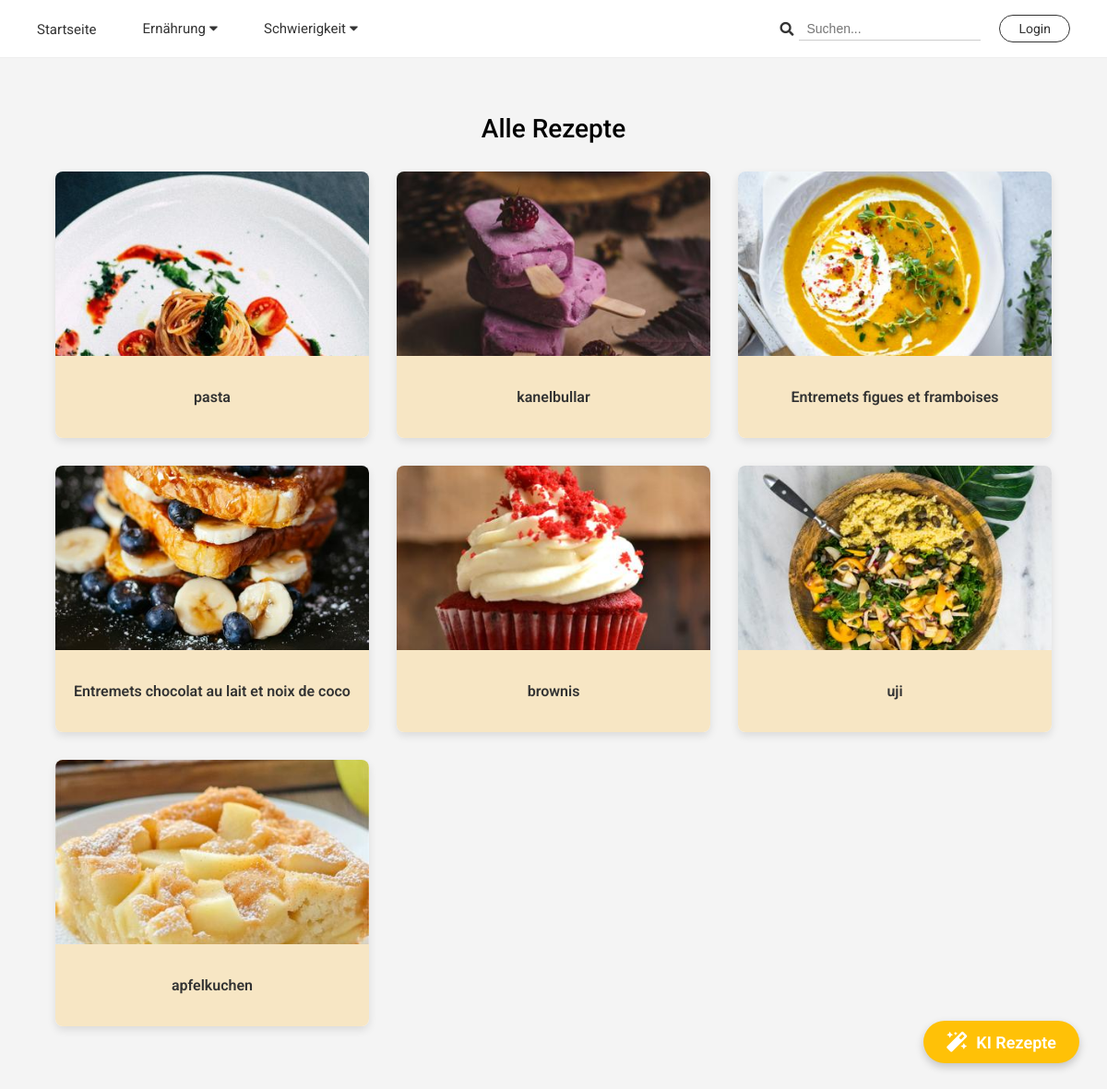
Page /recipes on the committed database.
### models.py (models this page shows, shortened)
class Recipe(db.Model):
    id = db.Column(db.Integer, primary_key=True)
    title = db.Column(db.String(100), nullable=False)
    ingredients = db.Column(db.Text, nullable=False)
    instructions = db.Column(db.Text, nullable=False)
    date_posted = db.Column(db.DateTime, nullable=False, default=datetime.utcnow)
    user_id = db.Column(db.Integer, db.ForeignKey('user.id'), nullable=False)
    category = db.Column(db.String(50), nullable=True) # Ex: "sweet", "savory", "vegetarian"
    difficulty = db.Column(db.String(50), nullable=True) # Ex: "easy", "medium", "difficult"
    image_file = db.Column(db.String(20), nullable=False, default='default_recipe.jpg')
    ratings = db.relationship('Rating', backref='recipe', lazy=True)
    comments = db.relationship('Comment', backref='recipe', lazy=True)

### app.py (the view)
@app.route("/recipes")
def list_recipes():
    search_query = request.args.get('query')
    category_filter = request.args.get('category')
    difficulty_filter = request.args.get('difficulty')
    recipes = Recipe.query
    if search_query:
        recipes = recipes.filter(Recipe.title.ilike(f'%{search_query}%'))
    if category_filter:
        recipes = recipes.filter_by(category=category_filter)
    if difficulty_filter:
        recipes = recipes.filter_by(difficulty=difficulty_filter)
    recipes = recipes.all()
    return render_template('recipes.html', recipes=recipes)

### templates/recipes.html (shortened to what this page needs)
{% extends "base.html" %}
{% block head_extra %}
    <link rel="stylesheet" href="{{ url_for('static', filename='styles/recipes_style.css') }}">
{% endblock %}
{% block content %}
    <section class="recipe-list-section">
        <h2>Alle Rezepte</h2>
        {% if recipes %}
           {% if recipes | length == 1 %}
               <div class="recipe-grid single-recipe-grid">
           {% else %}
               <div class="recipe-grid">
           {% endif %}
            {% for recipe in recipes %}
                <div class="card">
                    <a href="{{ url_for('recipe_detail', recipe_id=recipe.id) }}" class="recipe-image-link">
                        {% set recipe_image = url_for('static', filename='recipe_pics/' + recipe.image_file) %}
                        <img src="{{ recipe_image }}" alt="Foto des Rezepts {{ recipe.title }}">
                    </a>
                    <div class="recipe-info">
                        <a href="{{ url_for('recipe_detail', recipe_id=recipe.id) }}" class="recipe-title-link">
                            {{ recipe.title }}
                        </a>
                    </div>
                </div>
            {% endfor %}
            </div>
            {% else %}
           <p style="text-align: center; padding: 50px;">Es gibt keine Rezepte, die Ihrer Suche oder Ihren Filtern entsprechen.</p>
        {% endif %}
    </section>
{% endblock %}

### static/styles/base_style.css (style rules this page uses)
body { font-family: 'Roboto', Arial, sans-serif; margin: 0; background-color: #f4f4f4; color: #333; }

### static/styles/recipes_style.css (style rules this page uses)
.recipe-list-section { width: 90%; max-width: 1200px; margin: 0 auto; padding: 20px 0; }
.recipe-list-section h2 { text-align: center; font-size: 28px; margin-top: 40px; margin-bottom: 30px; color: black; font-weight: 500; }
.recipe-grid { display: grid; grid-template-columns: repeat(auto-fit, minmax(250px, 1fr)); gap: 30px; padding: 0; margin-bottom: 50px; }
.card { border-radius: 8px; overflow: hidden; background-color: #fff; box-shadow: 0 4px 10px rgba(0, 0, 0, 0.1); transition: transform 0.3s; }
.card img { width: 100%; height: 200px; object-fit: cover; display: block; }
.recipe-info { background-color: #f7e6c4; padding: 12px 10px; text-align: center; min-height: 65px; display: flex; align-items: center; justify-content: center; }
.recipe-title-link { text-decoration: none; color: #333; font-weight: 600; font-size: 16px; display: -webkit-box; -webkit-line-clamp: 2; -webkit-box-orient: vertical; overflow: hidden; }

### rows in the picture
Recipe: shows a picture, title "pasta"
Recipe: shows a picture, title "kanelbullar"
Recipe: shows a picture, title "Entremets figues et framboises"
Recipe: shows a picture, title "Entremets chocolat au lait et noix de coco"
Recipe: shows a picture, title "brownis"
Recipe: shows a picture, title "uji"
Recipe: shows a picture, title "apfelkuchen"
